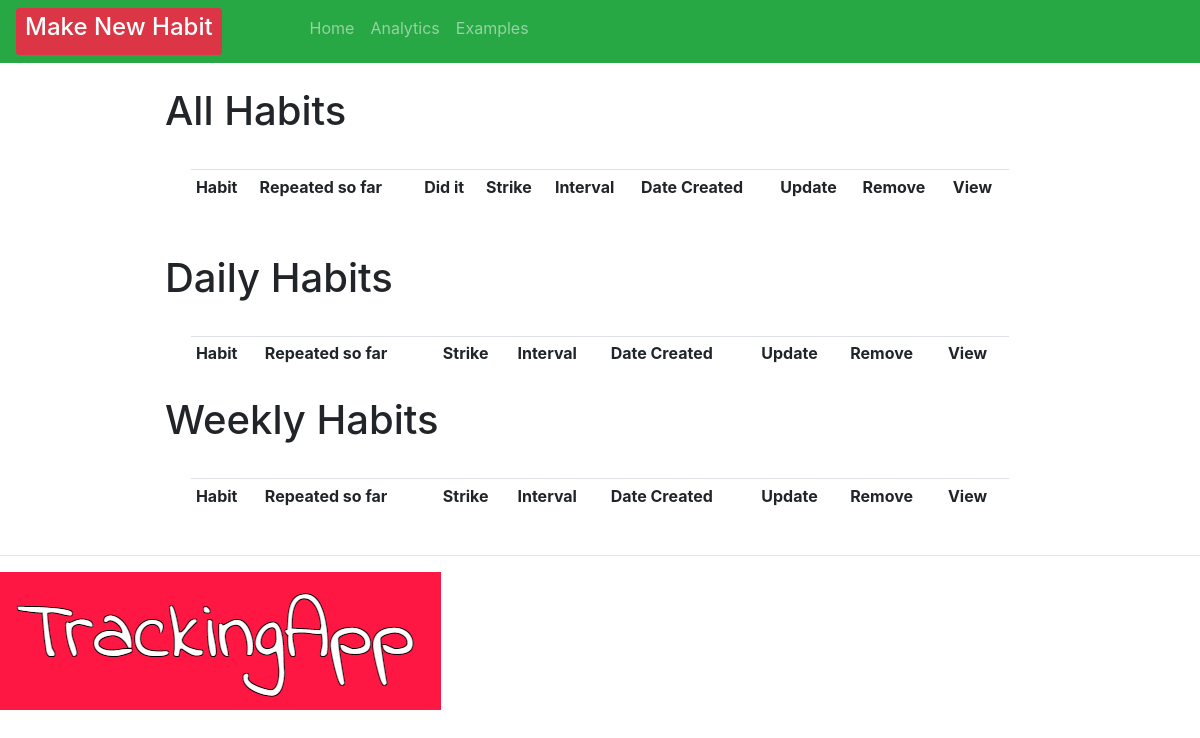
Before: / with the older database file.
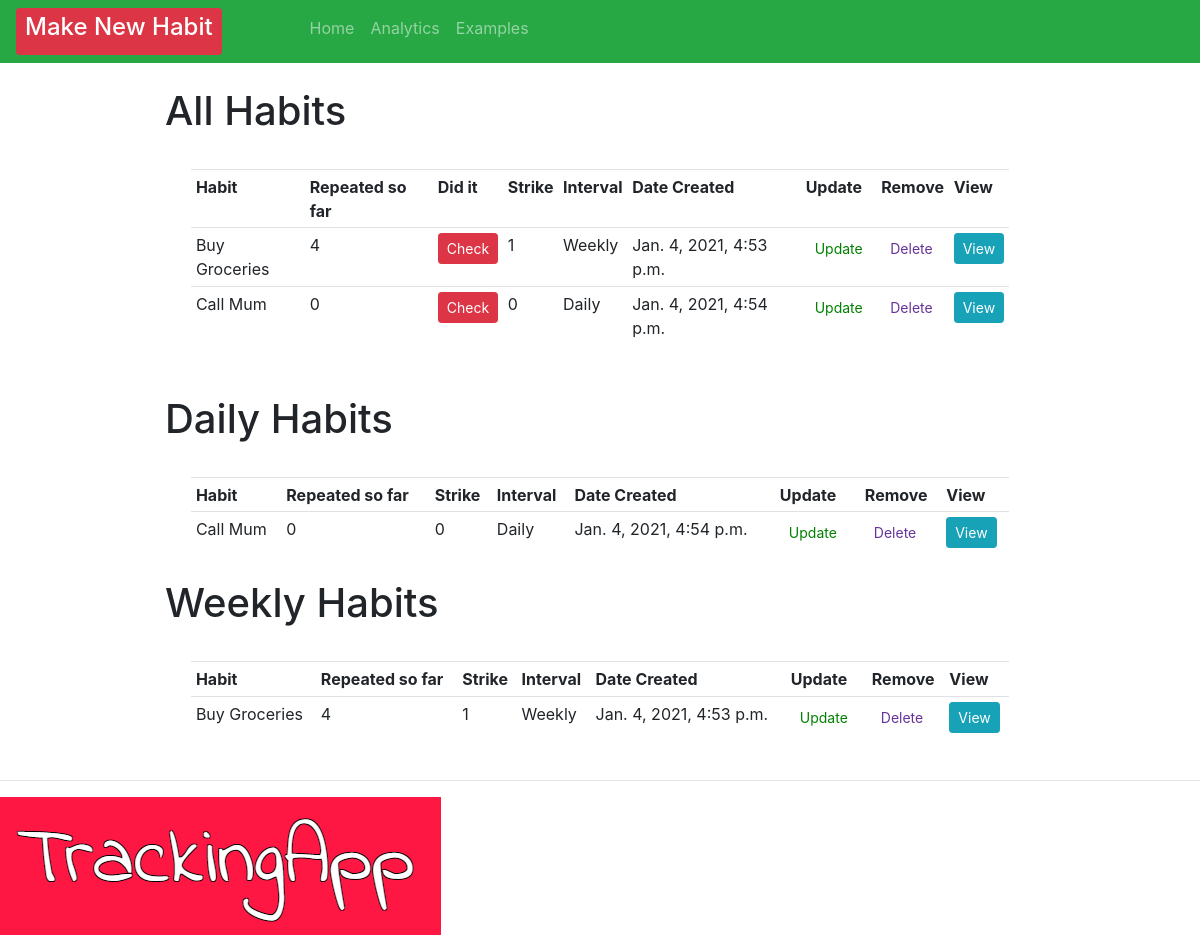
After: the same page with the newer database file.
### crm/models.py (models this page shows)
class Order(models.Model):
    INTERVAL = (
            ('Daily', 'Daily'),
            ('Weekly', 'Weekly' ),
                      )
    HABIT = (
        ('Call Mum', 'Call Mum'),
        ('Workout', 'Workout'),
        ('Buy Groceries', 'Buy Groceries'),
        ('Study Maths', 'Study Maths'),
        ('Meditate', 'Meditate'),
    )
    habit = models.CharField(max_length=200, null=True, blank=True)
    predefinedHabit = models.CharField(max_length=200, null=True, choices=HABIT, blank=True)
    interval = models.CharField(max_length=400, null=True, choices=INTERVAL)
    checked = models.IntegerField(blank=True, default=0, null=True)
    strike = models.IntegerField(blank=True, default=0, null=True)
    created = models.DateTimeField(auto_now=True, auto_now_add=False, editable=False, null=True, blank=True)
    strikeList = models.ManyToManyField(Count)
    checkedList = models.ManyToManyField(Repeats)
    timeStamp = models.DateField(auto_now_add=True,  auto_now=False, blank=True)
    date_created = models.DateTimeField(auto_now=True, null=True, editable=False, blank=True)

### crm/views.py (the view)
# urls.py: path('', views.home, name="home" ),
def home(request):
    orders = Order.objects.all()
    count = Count.objects.all()
    total_orders = orders.count()
    dailyFilter = Order.objects.filter(interval="Daily")
    weeklyFilter = Order.objects.filter(interval="Weekly")
    context = {'orders': orders, 'total_orders': total_orders, 'dailyFilter': dailyFilter, 'weeklyFilter':weeklyFilter}
    return render(request, 'habit/dashboard.html', context)

### crm/templates/habit/dashboard.html (shortened to what this page needs)
{% extends 'habit/main.html' %}
{% block content %}
<br>
<div class="row" style="padding-left: 15%; padding-right: 15%;">
    <table style="margin: 3%" class="table table-sm">
        <h1> All Habits </h1>
        <tr>
            <th>Habit</th>
            <th>Repeated so far</th>
            <th>Did it</th>
            <th>Strike</th>
            <th>Interval</th>
            <th>Date Created</th>
            <th>Update</th>
            <th>Remove</th>
            <th>View</th>
        </tr>
        {% for order in orders %}
        <tr>
            {% if order.predefinedHabit != null and order.habit == null%} <td>
                {{ order.predefinedHabit }}
            </td> {% endif %}
            <td>
                {{order.checked}}
            </td>
            <td>
                <form action="{% url 'check_habit' order.id %}" method="POST">
                    <button type="submit" , name="post_id" , value="{{order.id}}" ,
                        class="btn btn-sm btn-danger">Check</button>
                </form>
            </td>
            <td>
                {{order.strike}}
            </td>
            <td>{{order.interval}}</td>
            <td>{{order.created}}</td>
            <td><a class="btn btn-sm" style="color: green;" href="{% url 'update_habit' order.id %}">Update</a></td>
            <td><a class="btn btn-sm" style="color: rebeccapurple;" href="{% url 'delete' order.id %}">Delete</a></td>
            <td><a class="btn btn-sm btn-info" href="{% url 'habit' order.id %}">View</a></td>
        </tr>
        {% endfor %}
    </table>
</div>
<br>
<div class="row" style="padding-left: 15%; padding-right: 15%;">
    <table style="margin: 3%" class="table table-sm">
        <h1> Daily Habits </h1>
        <tr>
            <th>Habit</th>
            <th>Repeated so far</th>
            <th>Strike</th>
            <th>Interval</th>
            <th>Date Created</th>
            <th>Update</th>
            <th>Remove</th>
            <th>View</th>
        </tr>
        {% for day in dailyFilter %}
        {% if day.predefinedHabit != null and day.habit == null%} <td>
            {{ day.predefinedHabit }}
        </td> {% endif %}
        <td>
            {{day.checked}}
        </td>
        <td>
            {{day.strike}}
        </td>
        <td>{{day.interval}}</td>
        <td>{{day.created}}</td>
        <td><a class="btn btn-sm" style="color: green;" href="{% url 'update_habit' day.id %}">Update</a></td>
        <td><a class="btn btn-sm" style="color: rebeccapurple;" href="{% url 'delete' day.id %}">Delete</a></td>
        <td><a class="btn btn-sm btn-info" href="{% url 'habit' day.id %}">View</a></td>
        {% endfor %}
    </table>
</div>
<div class="row" style="padding-left: 15%; padding-right: 15%;">
    <table style="margin: 3%" class="table table-sm">
        <tr>
            <th>Habit</th>
            <th>Repeated so far</th>
            <th>Strike</th>
            <th>Interval</th>
            <th>Date Created</th>
            <th>Update</th>
            <th>Remove</th>
            <th>View</th>
        </tr>
        <h1> Weekly Habits </h1>
        {% for week in weeklyFilter %}
        <tr>
            {% if week.predefinedHabit != null and week.habit == null%} <td>
                {{ week.predefinedHabit }}
            </td> {% endif %}
            <td>
                {{week.checked}}
            </td>
            <td>
                {{week.strike}}
            </td>
            <td>{{week.interval}}</td>
            <td>{{week.created}}</td>
            <td><a class="btn btn-sm" style="color: green;" href="{% url 'update_habit' week.id %}">Update</a>
            </td>
            <td><a class="btn btn-sm" style="color: rebeccapurple;" href="{% url 'delete' week.id %}">Delete</a>
            </td>
            <td><a class="btn btn-sm btn-info" href="{% url 'habit' week.id %}">View</a></td>
        </tr>
        {% endfor %}
    </table>
</div>
{% endblock %}

Changed rows visible on the page:
added Order: predefinedHabit "Buy Groceries", checked "4", strike "1", interval "Weekly", created "Jan. 4, 2021, 4:53 p.m."
added Order: predefinedHabit "Call Mum", checked "0", {{ order.id }} 2 (drawn), strike "0", interval "Daily", created "Jan. 4, 2021, 4:54 p.m."
